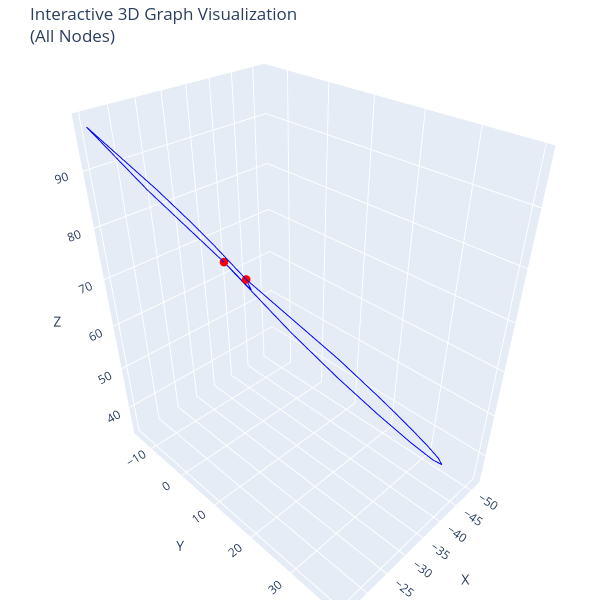

The code cell stored with this chart in its notebook:
### Markdown cell above
## Plot The Relaxed Graph

### Code cell
kg.plot_3D_graph_plotly(G_rep)

### Figure 1 — Plotly figure (JSON) as saved in the notebook; plotly's stock layout.template omitted (floating-point values rounded to 4 significant figures)
{"data": [{"hoverinfo": "none", "line": {"color": "blue", "width": 2}, "mode": "lines", "showlegend": false, "type": "scatter3d", "x": [-28.96, -28.49, -30.32, -30.99, -31.06, -31.12, -31.21, -31.35, -31.48, -31.69, -31.86, -32.1, -32.42, -32.73, -33.03, -33.36, -33.69, -34.41, -35.98, -38.78, -42.66, -46.87, -50.26, -51.7, -50.13, -43.7, -29.29], "y": [4.239, 25.86, 32.74, 33.87, 34.02, 34.12, 34.26, 34.47, 34.74, 34.99, 35.27, 35.61, 35.98, 36.39, 36.73, 37.03, 37.4, 37.99, 39.02, 39.64, 38.4, 34.12, 26.74, 17.24, 7.281, -0.369, -1.88], "z": [72.35, 67.67, 63.11, 61.84, 61.68, 61.56, 61.39, 61.15, 60.84, 60.5, 60.16, 59.71, 59.15, 58.58, 58.02, 57.48, 56.89, 55.66, 53.05, 48.73, 43.25, 38.04, 34.83, 35.05, 39.84, 51.29, 73.03]}, {"hoverinfo": "none", "line": {"color": "blue", "width": 2}, "mode": "lines", "showlegend": false, "type": "scatter3d", "x": [-28.96, -23.75, -22.45, -22.3, -22.16, -22.09, -21.94, -21.87, -21.74, -21.6, -20.85, -18.38, -15.0, -22.66, -29.29], "y": [4.239, 3.133, 2.316, 2.216, 2.113, 2.039, 1.973, 1.887, 1.793, 1.688, 1.098, -2.539, -14.4, -12.28, -1.88], "z": [72.35, 80.4, 82.52, 82.76, 82.98, 83.14, 83.32, 83.49, 83.68, 83.92, 85.17, 89.65, 97.18, 85.14, 73.03]}, {"hoverinfo": "none", "line": {"color": "blue", "width": 2}, "mode": "lines", "showlegend": false, "type": "scatter3d", "x": [-28.96, -28.96, -33.99, -29.29, -29.29], "y": [4.239, 4.234, -0.5523, -1.871, -1.88], "z": [72.35, 72.35, 65.79, 73.02, 73.03]}, {"hoverinfo": "none", "marker": {"color": "red", "size": 5}, "mode": "markers", "showlegend": false, "type": "scatter3d", "x": [-28.96, -29.29], "y": [4.239, -1.88], "z": [72.35, 73.03]}], "layout": {"height": 600, "margin": {"b": 0, "l": 0, "r": 0, "t": 40}, "scene": {"aspectmode": "data", "xaxis": {"title": {"text": "X"}}, "yaxis": {"title": {"text": "Y"}}, "zaxis": {"title": {"text": "Z"}}}, "showlegend": false, "title": {"text": "Interactive 3D Graph Visualization<br>(All Nodes)"}, "width": 600}}
